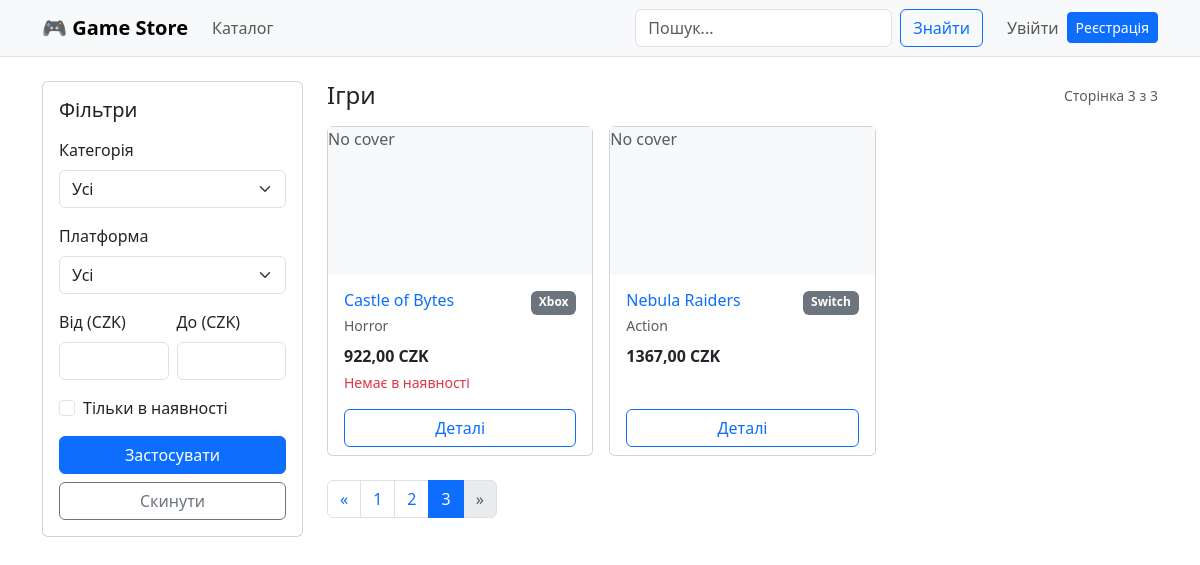
/?page=3, run on the app's committed database.
### store/models.py (models this page shows, shortened)
class Game(models.Model):
    class Platform(models.TextChoices):
        PC = "PC", "PC"
        PS = "PlayStation", "PlayStation"
        XBOX = "Xbox", "Xbox"
        SWITCH = "Switch", "Switch"
    title = models.CharField(max_length=200)
    slug = models.SlugField(max_length=220, unique=True)
    category = models.ForeignKey(Category, on_delete=models.PROTECT, related_name="games")
    platform = models.CharField(max_length=20, choices=Platform.choices, default=Platform.PC)
    price_czk = models.DecimalField(max_digits=10, decimal_places=2)
    in_stock = models.BooleanField(default=True)
    short_description = models.CharField(max_length=300, blank=True)
    description = models.TextField(blank=True)
    cover = models.ImageField(upload_to="covers/", blank=True, null=True)
    created_at = models.DateTimeField(auto_now_add=True)
    class Meta:
        verbose_name = "Гра"
        verbose_name_plural = "Ігри"
        ordering = ["-created_at"]
    def get_absolute_url(self):
        return reverse("store:game_detail", kwargs={"slug": self.slug})

class Category(models.Model):
    name = models.CharField(max_length=120, unique=True)
    slug = models.SlugField(max_length=140, unique=True)
    class Meta:
        verbose_name = "Категорія"
        verbose_name_plural = "Категорії"

### store/views.py (the view)
# urls.py: path("", views.home, name="home"),
def home(request):
    qs = Game.objects.select_related("category").all()
    q = (request.GET.get("q") or "").strip()
    if q:
        qs = qs.filter(
            Q(title__icontains=q) |
            Q(short_description__icontains=q) |
            Q(description__icontains=q)
        )
    category_slug = (request.GET.get("category") or "").strip()
    if category_slug:
        qs = qs.filter(category__slug=category_slug)
    platform = (request.GET.get("platform") or "").strip()
    if platform:
        qs = qs.filter(platform=platform)
    min_price = (request.GET.get("min_price") or "").strip()
    max_price = (request.GET.get("max_price") or "").strip()
    if min_price:
        try:
            qs = qs.filter(price_czk__gte=min_price)
        except Exception:
            pass
    if max_price:
        try:
            qs = qs.filter(price_czk__lte=max_price)
        except Exception:
            pass
    in_stock = request.GET.get("in_stock")
    if in_stock == "1":
        qs = qs.filter(in_stock=True)
    paginator = Paginator(qs, 9)
    page_number = request.GET.get("page")
    page_obj = paginator.get_page(page_number)
    categories = Category.objects.all().order_by("name")
    platforms = Game.Platform.choices
    favorites = _get_favorites_set(request)
    context = {
        "page_obj": page_obj,
        "categories": categories,
        "platforms": platforms,
        "favorites": favorites,
        "active": {
            "q": q,
            "category": category_slug,
            "platform": platform,
            "min_price": min_price,
            "max_price": max_price,
            "in_stock": in_stock == "1",
        }
    }
    return render(request, "store/home.html", context)

### store/context_processors.py (called while the page is built)
def categories(request):
    return {"nav_categories": Category.objects.all().order_by("name")}

### store/views.py (called while the page is built)
def _get_favorites_set(request) -> set[int]:
    raw = request.session.get(FAV_SESSION_KEY, [])
    try:
        return set(int(x) for x in raw)
    except Exception:
        return set()

### store/templates/store/home.html (shortened to what this page needs)
{% extends "base.html" %}
{% block content %}
<div class="row g-4">
  <aside class="col-lg-3">
    <div class="card">
      <div class="card-body">
        <h2 class="h5 mb-3">Фільтри</h2>
        <form method="get">
          <div class="mb-3">
            <label class="form-label">Категорія</label>
            <select class="form-select" name="category">
              <option value="">Усі</option>
            </select>
          </div>
          <div class="mb-3">
            <label class="form-label">Платформа</label>
            <select class="form-select" name="platform">
              <option value="">Усі</option>
            </select>
          </div>
          <div class="row g-2 mb-3">
            <div class="col">
              <label class="form-label">Від (CZK)</label>
              <input class="form-control" name="min_price" value="{{ active.min_price }}">
            </div>
            <div class="col">
              <label class="form-label">До (CZK)</label>
              <input class="form-control" name="max_price" value="{{ active.max_price }}">
            </div>
          </div>
          <div class="form-check mb-3">
            <input class="form-check-input" type="checkbox" name="in_stock" value="1" id="stock" {% if active.in_stock %}checked{% endif %}>
            <label class="form-check-label" for="stock">Тільки в наявності</label>
          </div>
          <button class="btn btn-primary w-100" type="submit">Застосувати</button>
          <a class="btn btn-outline-secondary w-100 mt-2" href="{% url 'store:home' %}">Скинути</a>
        </form>
      </div>
    </div>
  </aside>
  <section class="col-lg-9">
    <div class="d-flex justify-content-between align-items-center mb-3">
      <div>
        <h1 class="h4 mb-0">Ігри</h1>
      </div>
      <div class="text-muted small">
        Сторінка {{ page_obj.number }} з {{ page_obj.paginator.num_pages }}
      </div>
    </div>
    {% if page_obj.object_list %}
      <div class="row row-cols-1 row-cols-md-3 g-3">
        {% for game in page_obj.object_list %}
          <div class="col">
            <div class="card h-100">
              {% if game.cover %}
                <img src="{{ game.cover.url }}" class="card-img-top" alt="{{ game.title }}">
              {% else %}
                <div class="ratio ratio-16x9 bg-light d-flex align-items-center justify-content-center">
                  <span class="text-muted">No cover</span>
                </div>
              {% endif %}
              <div class="card-body">
                <div class="d-flex justify-content-between">
                  <h3 class="h6 mb-1"><a href="{{ game.get_absolute_url }}" class="text-decoration-none">{{ game.title }}</a></h3>
                  <span class="badge text-bg-secondary">{{ game.platform }}</span>
                </div>
                <div class="text-muted small mb-2">{{ game.category.name }}</div>
                <div class="fw-semibold">{{ game.price_czk }} CZK</div>
                {% if not game.in_stock %}
                  <div class="text-danger small mt-1">Немає в наявності</div>
                {% endif %}
              </div>
              <div class="card-footer bg-white border-0 pt-0">
                <a class="btn btn-outline-primary w-100" href="{{ game.get_absolute_url }}">Деталі</a>
              </div>
            </div>
          </div>
        {% endfor %}
      </div>
      <nav class="mt-4" aria-label="Pagination">
        <ul class="pagination">
          {% if page_obj.has_previous %}
            <li class="page-item">
              <a class="page-link" href="?{% for k,v in request.GET.items %}{% if k != 'page' %}{{ k }}={{ v|urlencode }}&{% endif %}{% endfor %}page={{ page_obj.previous_page_number }}">«</a>
            </li>
          {% else %}
            <li class="page-item disabled"><span class="page-link">«</span></li>
          {% endif %}
          {% for num in page_obj.paginator.page_range %}
            {% if num == page_obj.number %}
              <li class="page-item active"><span class="page-link">{{ num }}</span></li>
            {% elif num > page_obj.number|add:'-3' and num < page_obj.number|add:'3' %}
              <li class="page-item">
                <a class="page-link" href="?{% for k,v in request.GET.items %}{% if k != 'page' %}{{ k }}={{ v|urlencode }}&{% endif %}{% endfor %}page={{ num }}">{{ num }}</a>
              </li>
            {% endif %}
          {% endfor %}
          {% if page_obj.has_next %}
            <li class="page-item">
              <a class="page-link" href="?{% for k,v in request.GET.items %}{% if k != 'page' %}{{ k }}={{ v|urlencode }}&{% endif %}{% endfor %}page={{ page_obj.next_page_number }}">»</a>
            </li>
          {% else %}
            <li class="page-item disabled"><span class="page-link">»</span></li>
          {% endif %}
        </ul>
      </nav>
    {% else %}
      <div class="alert alert-warning">Нічого не знайдено. Спробуй змінити фільтри або пошук.</div>
    {% endif %}
  </section>
</div>
{% endblock %}

### data on the page
Game: cover "No cover", title "Castle of Bytes", platform "Xbox", category.name "Horror", price_czk "922,00", in_stock "Немає в наявності"
Game: cover "No cover", title "Nebula Raiders", platform "Switch", category.name "Action", price_czk "1367,00"

### other printed values
{{ page_obj.number }} "3"
{{ page_obj.paginator.num_pages }} "3"
{{ num }} "1" "2"
{{ num }} "3"
